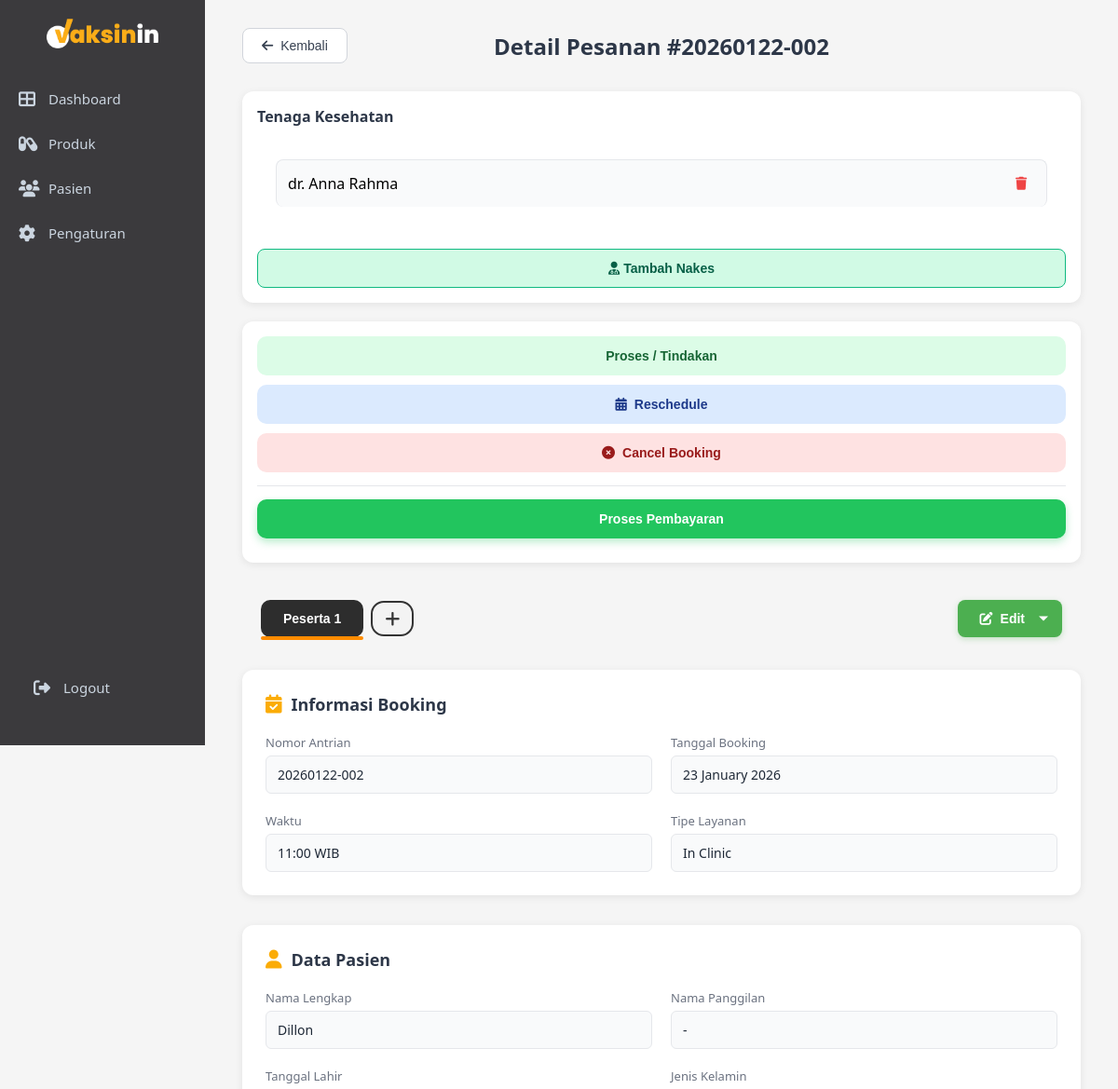
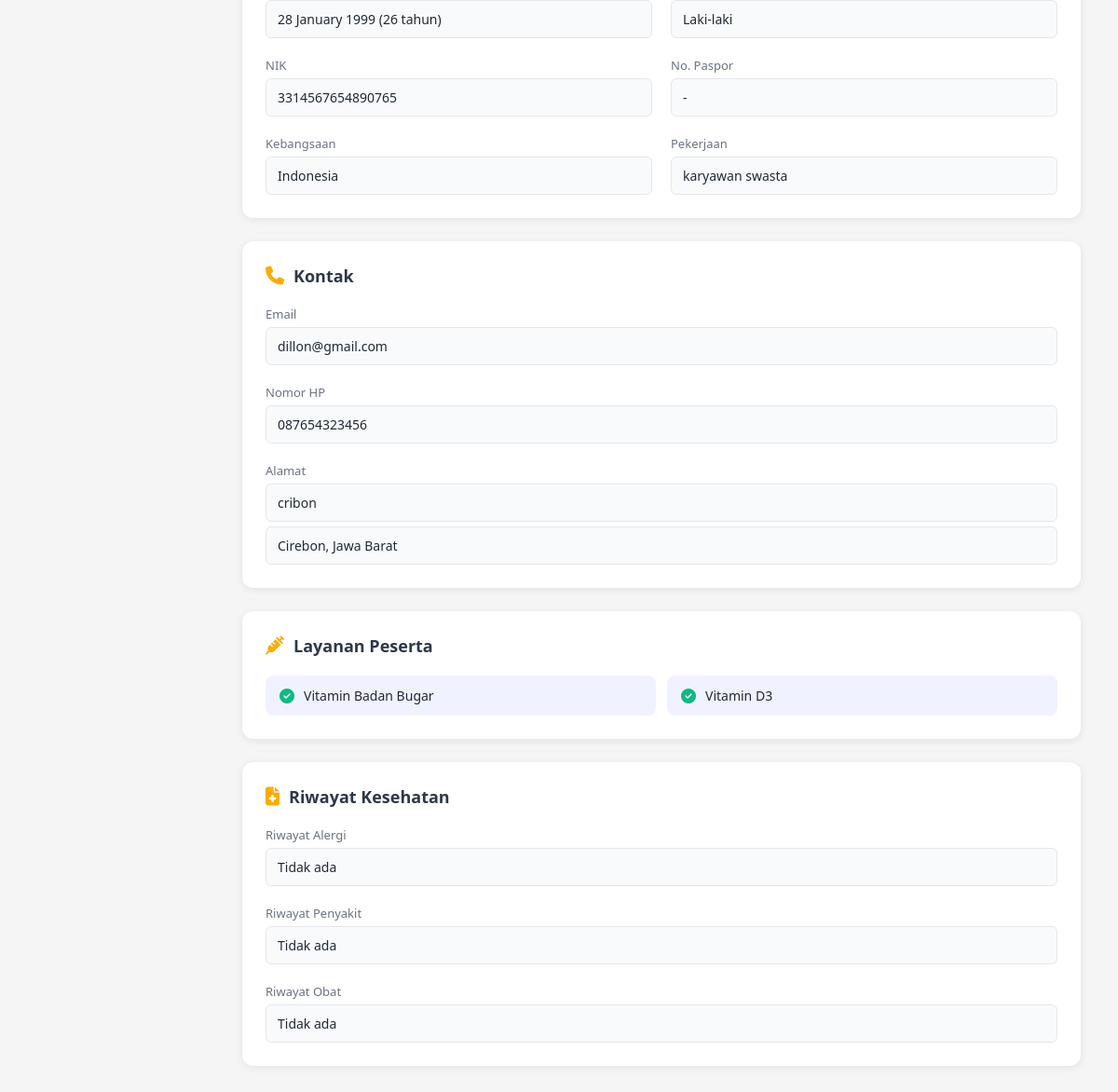
The app's page /admin/booking_detail.php?id=80 with its own data (2 pictures, top to bottom).
### tables this page shows
CREATE TABLE `bookings` (
  `id` int NOT NULL,
  `parent_id` int DEFAULT NULL,
  `patient_id` int NOT NULL,
  `service_type` enum('Home Service','In Clinic') NOT NULL,
  `nomor_antrian` varchar(20) NOT NULL,
  `tanggal_booking` date NOT NULL,
  `waktu_booking` time NOT NULL,
  `status` enum('pending','confirmed','completed','cancelled') DEFAULT 'pending',
  `catatan` text,
  `created_at` datetime NOT NULL,
  `updated_at` datetime DEFAULT CURRENT_TIMESTAMP ON UPDATE CURRENT_TIMESTAMP,
  `doctor_id` int DEFAULT NULL,
  `payment_status` enum('unpaid','paid') DEFAULT 'unpaid',
  `tindakan_selesai` tinyint(1) DEFAULT '0'
);

CREATE TABLE `patients` (
  `id` int NOT NULL,
  `no_rekam_medis` varchar(20) NOT NULL,
  `nama_lengkap` varchar(100) NOT NULL,
  `nama_panggilan` varchar(50) DEFAULT NULL,
  `tanggal_lahir` date NOT NULL,
  `usia` int DEFAULT NULL,
  `kategori_usia` enum('Anak','Dewasa') NOT NULL,
  `jenis_kelamin` enum('L','P') NOT NULL,
  `nik` varchar(16) DEFAULT NULL,
  `paspor` varchar(20) DEFAULT NULL,
  `kebangsaan` varchar(50) DEFAULT 'Indonesia',
  `pekerjaan` varchar(100) DEFAULT NULL,
  `nama_wali` varchar(100) DEFAULT NULL,
  `riwayat_alergi` text,
  `riwayat_penyakit` text,
  `riwayat_obat` text,
  `pelayanan` varchar(50) NOT NULL,
  `created_at` timestamp NOT NULL DEFAULT CURRENT_TIMESTAMP,
  `updated_at` timestamp NOT NULL DEFAULT CURRENT_TIMESTAMP ON UPDATE CURRENT_TIMESTAMP
);

CREATE TABLE `patient_emails` (
  `id` int NOT NULL,
  `patient_id` int NOT NULL,
  `email` varchar(100) NOT NULL,
  `is_primary` tinyint(1) DEFAULT '0'
);

CREATE TABLE `patient_phones` (
  `id` int NOT NULL,
  `patient_id` int NOT NULL,
  `phone` varchar(20) NOT NULL,
  `is_primary` tinyint(1) DEFAULT '0'
);

CREATE TABLE `patient_addresses` (
  `id` int NOT NULL,
  `patient_id` int NOT NULL,
  `alamat` text NOT NULL,
  `provinsi` varchar(100) DEFAULT NULL,
  `kota` varchar(100) DEFAULT NULL,
  `is_primary` tinyint(1) DEFAULT '0'
);

CREATE TABLE `booking_services` (
  `id` int NOT NULL,
  `parent_booking_id` int DEFAULT NULL,
  `booking_id` int NOT NULL,
  `patient_id` int DEFAULT NULL,
  `nama_layanan` varchar(100) NOT NULL,
  `created_at` datetime DEFAULT CURRENT_TIMESTAMP,
  `service_id` int DEFAULT NULL,
  `harga` int DEFAULT '0',
  `diskon` int DEFAULT '0',
  `diskon_tipe` enum('persen','nilai') DEFAULT 'nilai',
  `total` int DEFAULT '0'
);

CREATE TABLE `staff` (
  `id` int NOT NULL,
  `nama_lengkap` varchar(150) NOT NULL,
  `gelar` varchar(50) DEFAULT NULL,
  `sip` varchar(50) DEFAULT NULL,
  `role` enum('dokter','perawat','admin') NOT NULL,
  `created_at` timestamp NOT NULL DEFAULT CURRENT_TIMESTAMP
);

### admin/booking_detail.php (the view, shortened to what the rows shown need)
<?php
include "../config.php";
$booking_id = isset($_GET['id']) ? intval($_GET['id']) : 0;
$sql = "
SELECT
    b.id AS booking_id,
    b.*,
    p.id AS patient_id,
    p.*
FROM bookings b
JOIN patients p ON b.patient_id = p.id
WHERE b.id = ? OR b.parent_id = ?
ORDER BY CASE WHEN b.id = ? THEN 0 ELSE 1 END
";
$stmt = $conn->prepare($sql);
$stmt->bind_param("iii", $booking_id, $booking_id, $booking_id);
$stmt->execute();
$participants = $stmt->get_result()->fetch_all(MYSQLI_ASSOC);
$booking = $participants[0];
$sql_staff = "
    SELECT s.id, s.nama_lengkap, s.gelar, s.role
    FROM booking_staff bs
    JOIN staff s ON bs.staff_id = s.id
    WHERE bs.booking_id = ?
";
$stmt_staff = $conn->prepare($sql_staff);
$stmt_staff->bind_param("i", $booking_id);
$stmt_staff->execute();
$staffs = $stmt_staff->get_result();
?>
<!DOCTYPE html>
<html lang="id">
<head>
    <link rel="stylesheet" href="css/admin.css">
    <link rel="stylesheet" href="css/detail.css">
    <link rel="stylesheet" href="css/reschedule.css">
    <link rel="stylesheet" href="css/sidebar-toggle.css">
    <link rel="stylesheet" href="https://cdnjs.cloudflare.com/ajax/libs/font-awesome/6.4.0/css/all.min.css">
</head>
<body>
    <div class="main-content">
        <div class="detail-header">
            <button onclick="window.location.href='dashboard.php'" class="btn-back">
                <i class="fas fa-arrow-left"></i> Kembali
            </button>
            <h1>Detail Pesanan #<?php echo $booking['nomor_antrian']; ?></h1>
        </div>
        <div class="detail-layout">
            <div class="detail-container">
                <div class="tabs-container">
                    <div class="participant-tabs">
                        <?php foreach ($participants as $index => $p): ?>
                            <button
                                class="participant-tab <?= $index == 0 ? 'active' : '' ?>"
                                onclick="showParticipant(<?= $index ?>)">
                                Peserta <?= $index + 1 ?>
                            </button>
                        <?php endforeach; ?>
                        <button class="participant-tab add" onclick="addParticipant()">
                            <i class="fas fa-plus"></i>
                        </button>
                    </div>
                </div>
                <div class="detail-section">
                    <h2><i class="fas fa-calendar-check"></i> Informasi Booking</h2>
                    <div class="detail-grid">
                        <div class="detail-item">
                            <label>Nomor Antrian</label>
                            <p><?php echo htmlspecialchars($booking['nomor_antrian']); ?></p>
                        </div>
                        <div class="detail-item">
                            <label>Tanggal Booking</label>
                            <p><?php echo date('d F Y', strtotime($booking['tanggal_booking'])); ?></p>
                        </div>
                        <div class="detail-item">
                            <label>Waktu</label>
                            <p><?php echo substr($booking['waktu_booking'], 0, 5); ?> WIB</p>
                        </div>
                        <div class="detail-item">
                            <label>Tipe Layanan</label>
                            <p><?php echo htmlspecialchars($booking['service_type']); ?></p>
                        </div>
                    </div>
                </div>
                <?php foreach ($participants as $index => $p): ?>
                <div class="participant-panel <?= $index == 0 ? 'active' : '' ?>"
                    id="participant-<?= $index ?>"
                    data-booking-id="<?= $p['id'] ?>"
                    data-patient-id="<?= $p['patient_id'] ?>">
                    <div class="detail-section">
                        <h2><i class="fas fa-user"></i> Data Pasien</h2>
                        <div class="detail-grid">
                            <div class="detail-item">
                                <label>Nama Lengkap</label>
                                <p><?= htmlspecialchars($p['nama_lengkap']); ?></p>
                            </div>
                            <div class="detail-item">
                                <label>Nama Panggilan</label>
                                <p><?= htmlspecialchars($p['nama_panggilan'] ?: '-'); ?></p>
                            </div>
                            <div class="detail-item">
                                <label>Tanggal Lahir</label>
                                <p>
                                    <?= date('d F Y', strtotime($p['tanggal_lahir'])); ?>
                                    (<?= $p['usia']; ?> tahun)
                                </p>
                            </div>
                            <div class="detail-item">
                                <label>Jenis Kelamin</label>
                                <p><?= $p['jenis_kelamin'] == 'L' ? 'Laki-laki' : 'Perempuan'; ?></p>
                            </div>
                            <div class="detail-item">
                                <label>NIK</label>
                                <p><?= htmlspecialchars($p['nik'] ?: '-'); ?></p>
                            </div>
                            <div class="detail-item">
                                <label>No. Paspor</label>
                                <p><?= htmlspecialchars($p['paspor'] ?: '-'); ?></p>
                            </div>
                            <div class="detail-item">
                                <label>Kebangsaan</label>
                                <p><?= htmlspecialchars($p['kebangsaan']); ?></p>
                            </div>
                            <div class="detail-item">
                                <label>Pekerjaan</label>
                                <p><?= htmlspecialchars($p['pekerjaan'] ?: '-'); ?></p>
                            </div>
                        </div>
                    </div>
                    <div class="detail-section">
                        <h2><i class="fas fa-phone"></i> Kontak</h2>
                        <div class="detail-grid">
                            <div class="detail-item full-width">
                                <label>Email</label>
                                <?php
                                $sql_emails = "SELECT email FROM patient_emails WHERE patient_id = ?";
                                $stmt_e = $conn->prepare($sql_emails);
                                $stmt_e->bind_param("i", $p['patient_id']);
                                $stmt_e->execute();
                                $emails = $stmt_e->get_result();
                                ?>
                                <?php while ($e = $emails->fetch_assoc()): ?>
                                    <p><?= htmlspecialchars($e['email']) ?></p>
                                <?php endwhile; ?>
                            </div>
                            <div class="detail-item full-width">
                                <label>Nomor HP</label>
                                <?php
                                $sql_phones = "SELECT phone FROM patient_phones WHERE patient_id = ?";
                                $stmt_p = $conn->prepare($sql_phones);
                                $stmt_p->bind_param("i", $p['patient_id']);
                                $stmt_p->execute();
                                $phones = $stmt_p->get_result();
                                ?>
                                <?php while ($ph = $phones->fetch_assoc()): ?>
                                    <p><?= htmlspecialchars($ph['phone']) ?></p>
                                <?php endwhile; ?>
                            </div>
                            <div class="detail-item full-width">
                                <label>Alamat</label>
                                <?php
                                $sql_addr = "SELECT * FROM patient_addresses
                                            WHERE patient_id = ? AND is_primary = 1 LIMIT 1";
                                $stmt_a = $conn->prepare($sql_addr);
                                $stmt_a->bind_param("i", $p['patient_id']);
                                $stmt_a->execute();
                                $address = $stmt_a->get_result()->fetch_assoc();
                                ?>
                                <?php if ($address): ?>
                                    <p><?= htmlspecialchars($address['alamat']) ?></p>
                                    <p><?= htmlspecialchars($address['kota']) ?>,
                                    <?= htmlspecialchars($address['provinsi']) ?></p>
                                <?php else: ?>
                                    <p>-</p>
                                <?php endif; ?>
                            </div>
                        </div>
                    </div>
                    <div class="detail-section">
                        <h2><i class="fas fa-syringe"></i> Layanan Peserta</h2>
                        <?php
                        $sql_srv = "
                            SELECT nama_layanan
                            FROM booking_services
                            WHERE booking_id = ?
                            AND patient_id = ?
                        ";
                        $stmt_srv = $conn->prepare($sql_srv);
                        $stmt_srv->bind_param("ii",
                            $p['booking_id'],
                            $p['patient_id']
                        );
                        $stmt_srv->execute();
                        $services = $stmt_srv->get_result();
                        ?>
                        <div class="services-grid">
                            <?php if ($services->num_rows > 0): ?>
                                <?php while ($srv = $services->fetch_assoc()): ?>
                                    <div class="service-item">
                                        <i class="fas fa-check-circle"></i>
                                        <?= htmlspecialchars($srv['nama_layanan']) ?>
                                    </div>
                                <?php endwhile; ?>
                            <?php else: ?>
                                <p>- Tidak ada layanan</p>
                            <?php endif; ?>
                        </div>
                    </div>
                    <div class="detail-section">
                        <h2><i class="fas fa-file-medical"></i> Riwayat Kesehatan</h2>
                        <div class="detail-grid">
                            <div class="detail-item full-width">
                                <label>Riwayat Alergi</label>
                                <p><?= htmlspecialchars($p['riwayat_alergi'] ?: 'Tidak ada') ?></p>
                            </div>
                            <div class="detail-item full-width">
                                <label>Riwayat Penyakit</label>
                                <p><?= htmlspecialchars($p['riwayat_penyakit'] ?: 'Tidak ada') ?></p>
                            </div>
                            <div class="detail-item full-width">
                                <label>Riwayat Obat</label>
                                <p><?= htmlspecialchars($p['riwayat_obat'] ?: 'Tidak ada') ?></p>
                            </div>
                        </div>
                    </div>
                </div>
                <?php endforeach; ?>
            </div>
            <div class="detail-right">
                <div class="side-card">
                    <div class="side-body">
                        <?php if($staffs->num_rows > 0): ?>
                            <?php while($s = $staffs->fetch_assoc()): ?>
                                <div class="staff-item" id="staff-<?= $s['id'] ?>">
                                    <span><?= htmlspecialchars($s['gelar'].' '.$s['nama_lengkap']); ?></span>
                                    <?php if (
                                        $booking['payment_status'] == 'unpaid' &&
                                        !in_array($booking['status'], ['cancelled', 'completed'])
                                    ): ?>
                                        <button class="btn-delete-staff"
                                                onclick="removeStaff(<?= $booking_id ?>, <?= $s['id'] ?>)"
                                                title="Hapus">
                                            <i class="fas fa-trash"></i>
                                        </button>
                                    <?php endif; ?>
                                </div>
                            <?php endwhile; ?>
                        <?php else: ?>
                            <span class="empty-text">Belum ada staff</span>
                        <?php endif; ?>
                    </div>
                </div>
            </div>
        </div>
    </div>
</body>
</html>

### records on screen
bookings: nomor_antrian "20260122-002", tanggal_booking "23 January 2026", waktu_booking "11:00", service_type "In Clinic", patient.nama_lengkap "Dillon", patient.nama_panggilan "-", patient.tanggal_lahir "28 January 1999", patient.usia "26", patient.nik "3314567654890765", patient.paspor "-", patient.kebangsaan "Indonesia", patient.pekerjaan "karyawan swasta", patient_addresses.alamat "cribon", patient_addresses.kota "Cirebon", patient_addresses.provinsi "Jawa Barat", patient.riwayat_alergi "Tidak ada", patient.riwayat_penyakit "Tidak ada", patient.riwayat_obat "Tidak ada"
patient_emails: email "dillon@gmail.com"
patient_phones: phone "087654323456"
booking_services: nama_layanan "Vitamin Badan Bugar"
booking_services: nama_layanan "Vitamin D3"
staff: gelar+nama_lengkap "dr. Anna Rahma"
